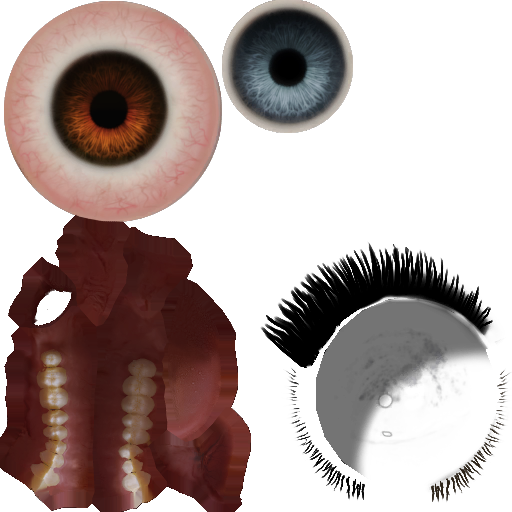
#> input picture scratch/lara_source/8003.png, 512 x 512 px, found by its file name
$ python inspect_blue_pupil_precise.py
#> lines starting #> are read from the running program, lines starting #| are printed output that depends on the picture
from PIL import Image
import numpy as np

def main():
    img_path = "public/media/textures/8003.png"
    img = Image.open(img_path).convert('RGBA')
#> img is the input picture: PIL image 512x512 RGBA; mean R, G, B, A 46.3, 31.6, 28.9, 124.4
    data = np.array(img)

    # Boîte restreinte pour l'iris bleu : x dans [260, 360], y dans [60, 160]
    box = data[60:160, 260:360, :3]
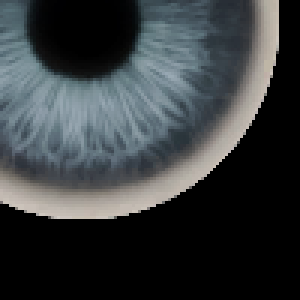
#> box: shape (100, 100, 3) (shown 3 times larger); mean R, G, B 54.5, 59.1, 61.1
    luma = np.sum(box, axis=2)
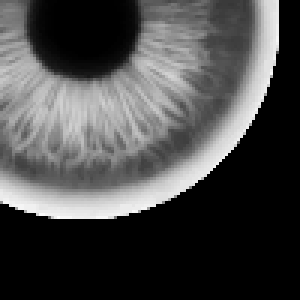
#> luma: shape (100, 100) uint64 (shown 3 times larger); min 0, max 606, mean 174.7; drawn with min black and max white

    min_luma = np.min(luma)
#> min_luma = 0
    coords = np.argwhere(luma == min_luma)
#> coords = 4485 pairs, first value 0 to 99, second value 0 to 99
    print(f"Luma minimale: {min_luma}")
#| Luma minimale: 0

    # Trouvons le centre de gravité des pixels de l'iris bleu les plus sombres (pupille)
    # Pour être robuste, prenons tous les pixels noirs (luma < min_luma + 20)
    dark_pixels = np.argwhere(luma < min_luma + 20)
#> dark_pixels = 4715 pairs, first value 0 to 99, second value 0 to 99
    cy, cx = dark_pixels.mean(axis=0)
#> cy = 65.92; cx = 57.04
    global_cx = 260 + cx
#> global_cx = 317
    global_cy = 60 + cy
#> global_cy = 125.9

    print(f"Pupille bleue détectée à global x={global_cx:.2f}, y={global_cy:.2f}")
#| Pupille bleue détectée à global x=317.04, y=125.92

if __name__ == "__main__":
    main()

$ run again, with scratch/lara_source/8000.png copied over scratch/lara_source/8003.png
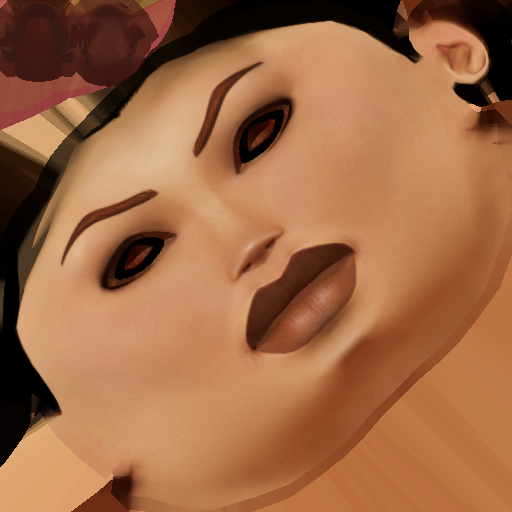
#> input picture scratch/lara_source/8000.png, 512 x 512 px, found by its file name
#> in main, img is the input picture: PIL image 512x512 RGBA; mean R, G, B, A 159.7, 106, 70.3, 254.9
#> in main, `box = data[60:160, 260:360, :3]`:
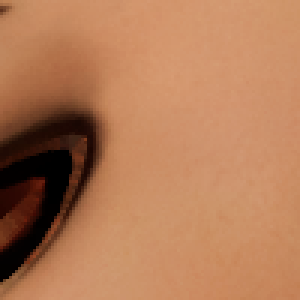
#> box: shape (100, 100, 3) (shown 3 times larger); mean R, G, B 178.6, 122.9, 87.3
#> in main, `luma = np.sum(box, axis=2)`:
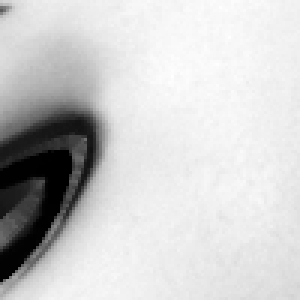
#> luma: shape (100, 100) uint64 (shown 3 times larger); min 0, max 485, mean 388.8; drawn with min black and max white
#> min_luma = 0
#> coords = 126 pairs, first value 50 to 72, second value 12 to 23
#| Luma minimale: 0
#> dark_pixels = 405 pairs, first value 50 to 93, second value 0 to 23
#> cy = 66.56; cx = 11.62
#> global_cx = 271.6
#> global_cy = 126.6
#| Pupille bleue détectée à global x=271.62, y=126.56

$ run again, with scratch/lara_source/8001.png copied over scratch/lara_source/8003.png
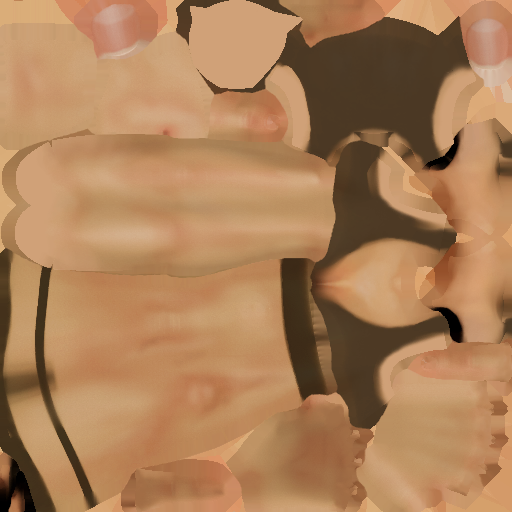
#> input picture scratch/lara_source/8001.png, 512 x 512 px, found by its file name
#> in main, img is the input picture: PIL image 512x512 RGBA; mean R, G, B, A 172.1, 127.9, 88.5, 254.9
#> in main, `box = data[60:160, 260:360, :3]`:
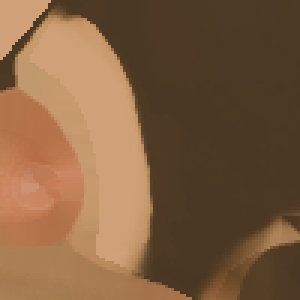
#> box: shape (100, 100, 3) (shown 3 times larger); mean R, G, B 128.6, 94.7, 64.5
#> in main, `luma = np.sum(box, axis=2)`:
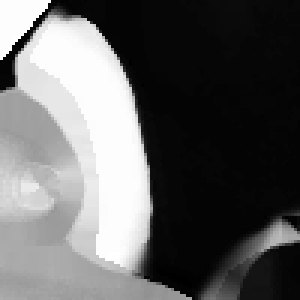
#> luma: shape (100, 100) uint64 (shown 3 times larger); min 161, max 491, mean 287.7; drawn with min black and max white
#> min_luma = 161
#> coords = 13 rows, first 8: [91, 56], [91, 57], [92, 57], [92, 58], [92, 59], [92, 60], [93, 59], [93, 60]
#| Luma minimale: 161
#> dark_pixels = 4988 pairs, first value 0 to 99, second value 0 to 99
#> cy = 40.75; cx = 69.36
#> global_cx = 329.4
#> global_cy = 100.8
#| Pupille bleue détectée à global x=329.36, y=100.75

$ run again, with scratch/lara_source/8002.png copied over scratch/lara_source/8003.png
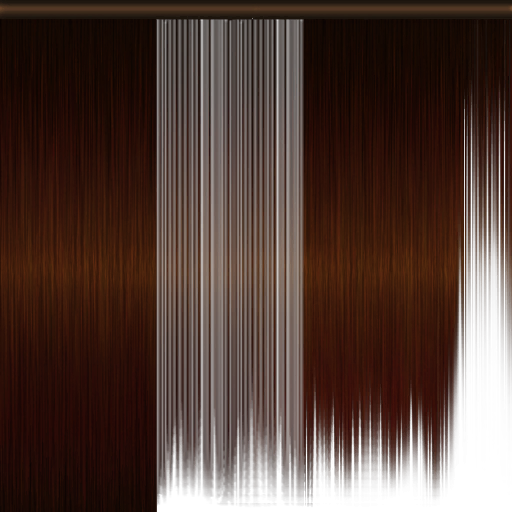
#> input picture scratch/lara_source/8002.png, 512 x 512 px, found by its file name
#> in main, img is the input picture: PIL image 512x512 RGBA; mean R, G, B, A 37.8, 14.9, 6.5, 203.5
#> in main, `box = data[60:160, 260:360, :3]`:
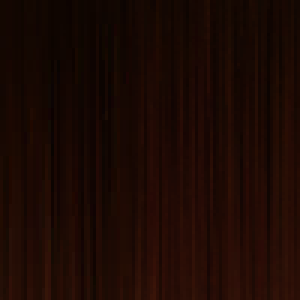
#> box: shape (100, 100, 3) (shown 3 times larger); mean R, G, B 27.9, 9.2, 3.4
#> in main, `luma = np.sum(box, axis=2)`:
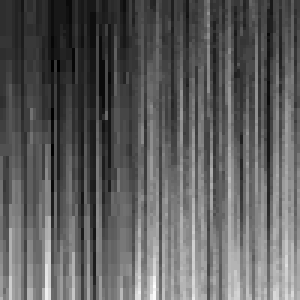
#> luma: shape (100, 100) uint64 (shown 3 times larger); min 14, max 86, mean 40.5; drawn with min black and max white
#> min_luma = 14
#> coords = 16 rows, first 8: [20, 17], [20, 19], [21, 17], [21, 19], [22, 17], [22, 19], [23, 17], [23, 19]
#| Luma minimale: 14
#> dark_pixels = 3421 pairs, first value 0 to 99, second value 0 to 99
#> cy = 27.01; cx = 39.42
#> global_cx = 299.4
#> global_cy = 87.01
#| Pupille bleue détectée à global x=299.42, y=87.01
